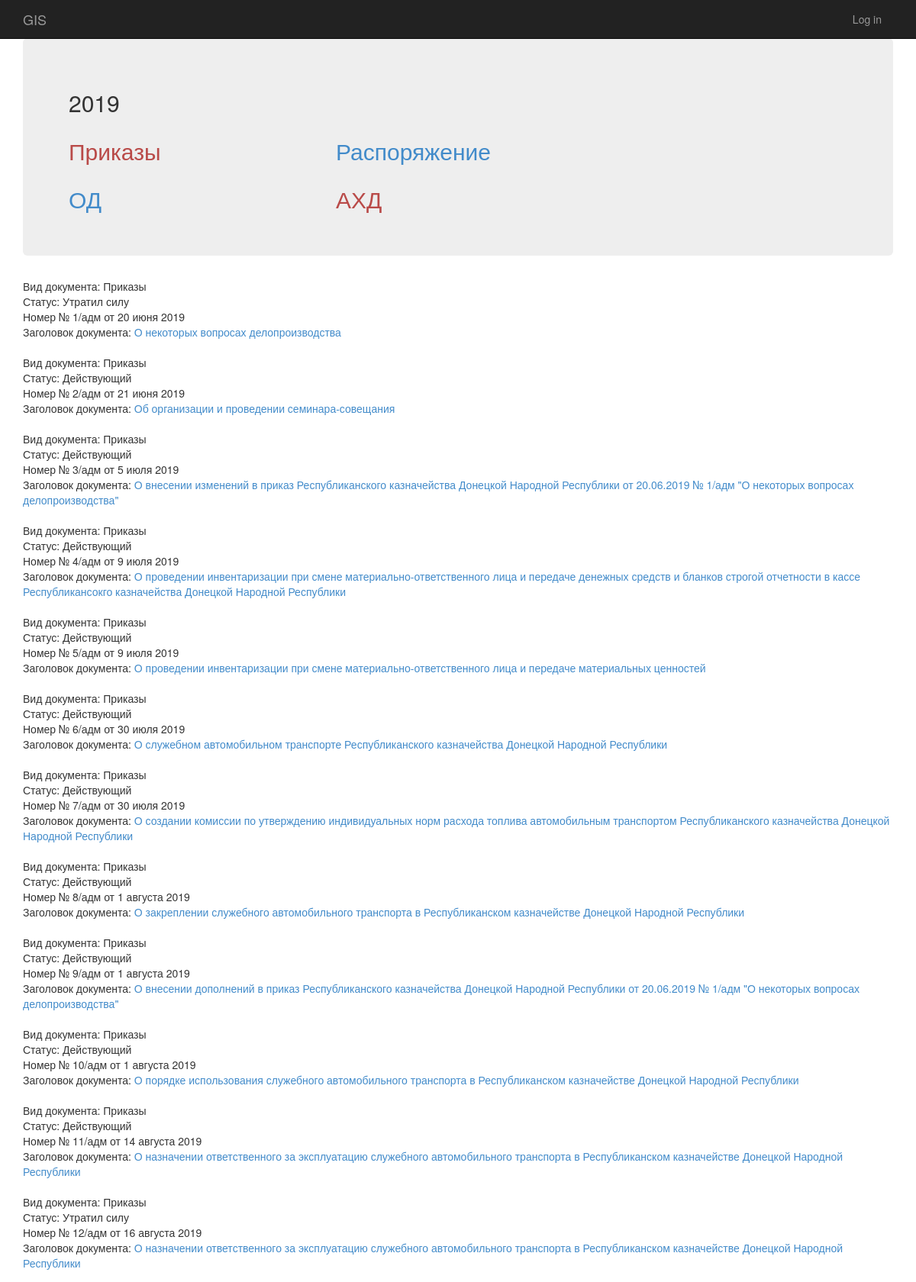
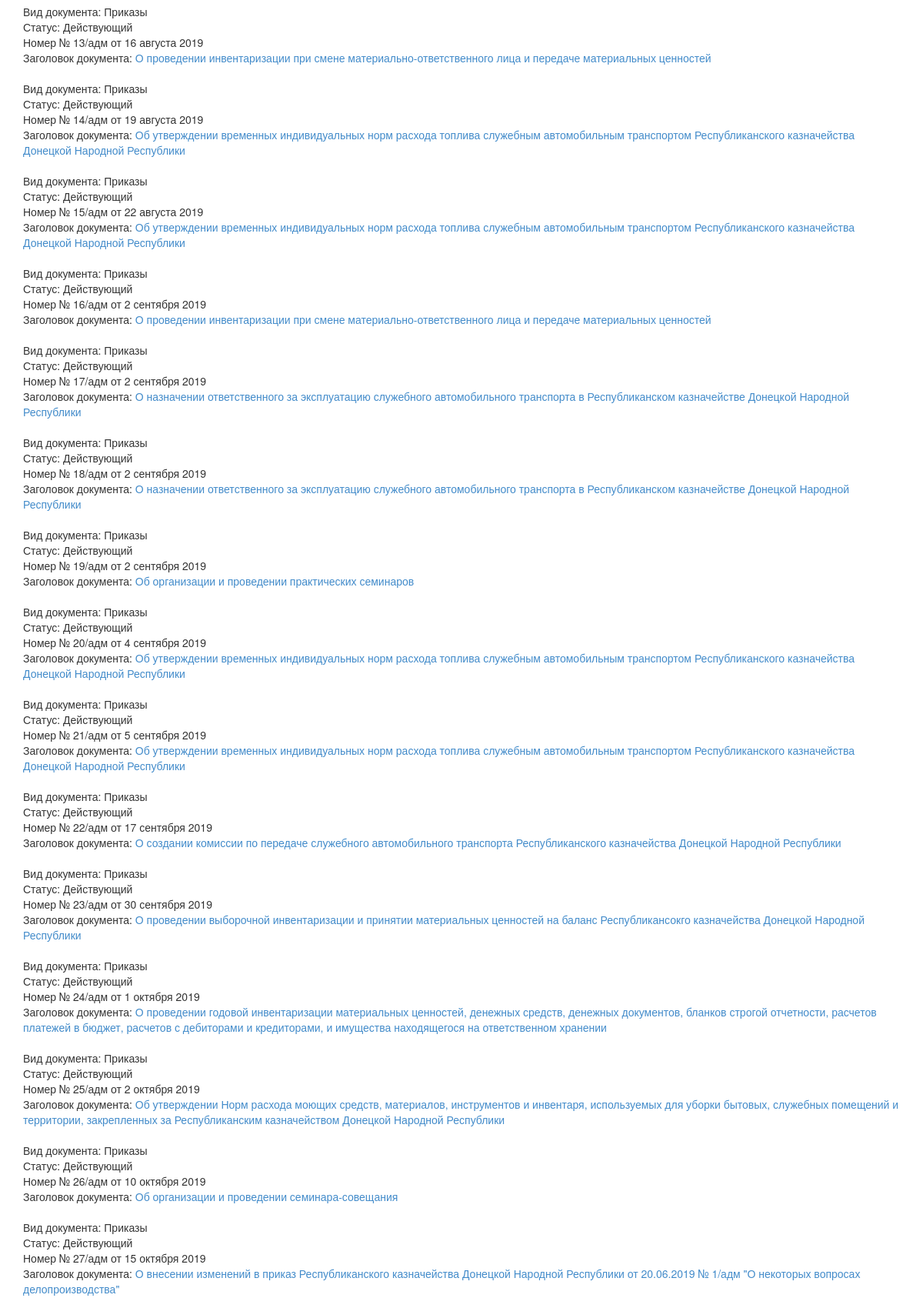
/org/2019/1/0 (upper part), run on the app's committed database (2 pictures, top to bottom).
### app/models.py (models this page shows, shortened)
class npa (models.Model):
     year = models.ForeignKey(Years,null=True , on_delete = models.SET_NULL)
     vid_del = models.IntegerField(default = 1,
                                    verbose_name=u"Вид деятельности",
                                    blank = True,
                                    null = True,
                                    help_text ='1->ОД, 0->АХД',
                                    choices =( (1, 'ОД'), (0, 'АХД') ) )
     vid = models.IntegerField(default = 1,
                                    verbose_name=u"Вид",
                                    blank = True,
                                    null = True,
                                    help_text ='1->Приказы, 0->Распоряжение',
                                    choices =( (1, 'Приказы'), (0, 'Распоряжение') ) )
     nomer = models.CharField(max_length = 10,verbose_name=u"Номер")
     date = models.DateTimeField(verbose_name=u"Дата")
     name = models.CharField(max_length = 1000,verbose_name=u"Наименовение")
     status = models.IntegerField(default = 1,
                                    verbose_name=u"Статус",
                                    blank = True,
                                    null = True,
                                    help_text ='1->Действующий, 0->Утратил силу',
                                    choices =( (1, 'Действующий'), (0, 'Утратил силу') ) )
     kol_list = models.IntegerField(default = 1,
                                    verbose_name=u"Количество страниц документа",
                                    blank = True,
                                    null = True)
     kol_prl = models.IntegerField(default = 1,
                                    verbose_name=u"Количество страниц приложения",
                                    blank = True,
                                    null = True)
     razrab = models.CharField(max_length = 50, verbose_name=u"Разработчик")
     document = models.FileField(upload_to='./%Y/%m/%d/', verbose_name=u"Документ")
     is_active = models.IntegerField(default = 1,
                                    verbose_name=u"----------",
                                    blank = True,
                                    null = True,
                                    help_text ='1->активно, 0->Не активно',
                                    choices =( (1, 'активно'), (0, 'Не активно') ) )
     class Meta:
            verbose_name = 'НПА'
            verbose_name_plural = 'НПА'

### app/views.py (the view)
# urls.py: path('org/<int:year_id>/<int:vid_id>/<int:vid_del_id>', views.org, name='org'),
def org(request, year_id,vid_id,vid_del_id):
    assert isinstance(request, HttpRequest)
    id_ears = Years.objects.filter(name = year_id).first()
    return render(
        request,
        'app/org.html',
        {
            'title':'Список документов',
            'vid_del_id':vid_del_id,
            'year_id':year_id,
            'vid_id':vid_id,
            'npas':npa.objects.filter(is_active = 1).filter(vid = vid_id).filter(vid_del = vid_del_id).order_by("date"),
            'npa':npa.objects.filter(is_active = 1).filter(vid = vid_id).filter(vid_del = vid_del_id).first(),
            'year':datetime.now().year,
        }
    )

### app/templates/app/org.html (shortened to what this page needs)
{% extends "app/layout.html" %}
{% block content %}
<div class="jumbotron">
        <h2>{{ year_id }}</h2>
	<div class="row">
	<div class="col-md-4">
			 {% if vid_id == 1 %}
			 <h2><a class="text-danger"  href="../1/{{ vid_del_id }}">Приказы</a></h2>
			{% endif %}
    	</div>
    	<div class="col-md-4">
			 {% if vid_id == 1 %}
			 <h2><a class="text-dark"  href="../0/{{ vid_del_id }}">Распоряжение</a></h2>
			{% endif %}
    	</div>
	</div>
 <div class="row">
	<div class="col-md-4">
        	  {% if vid_del_id == 0 %}
			 <h2><a class="text-dark"  href="../{{ vid_id }}/1">ОД</a></h2>
			{% endif %}
    </div>
    <div class="col-md-4">
    	    {% if vid_del_id == 0 %}
			 <h2><a class="text-danger"  href="../{{ vid_id }}/0">АХД</a></h2>
			{% endif %}
    </div>
	</div>
 </div>
{% for npa in npas %}
<div class="md-4">
		<div class="small-12 column">
			<div class="theorg" >Вид документа:
			 {% if npa.vid == 1 %}
			 Приказы
			{% endif %}
			 </div>
			Статус: {% if npa.status == 1 %}
			 Действующий
			{% endif %}
			 {% if npa.status == 0 %}
			 Утратил силу
			{% endif %}
			</div>
		<div class="small-4 column text-left">
			<span class="orgnum">Номер № {{ npa.nomer }}{% if npa.vid_del == 0  %}/адм{% endif %} от {{ npa.date|date:"j E Y" }}</span>
		<br>
					</div>
		<span class="npaname">
			<div class="small-8 column">
				Заголовок документа: <a href="../../../document/{{ npa.id }}">{{ npa.name }}</a>
			</div>
		</span>
</div>
<br>
 {% endfor %}
{% endblock %}

### app/templates/app/layout.html (shortened to what this page needs)
<!DOCTYPE html>
<html>
<head>
    {% load staticfiles %}
    <link rel="stylesheet" type="text/css" href="{% static 'app/content/bootstrap.min.css' %}" />
    <link rel="stylesheet" type="text/css" href="{% static 'app/content/site.css' %}" />
</head>
<body>
    <div class="navbar navbar-inverse navbar-fixed-top">
        <div class="container">
            <div class="navbar-header">
                <a href="/" class="navbar-brand">GIS</a>
            </div>
            <div class="navbar-collapse collapse">
                {% include 'app/loginpartial.html' %}
            </div>
        </div>
    </div>
    <div class="container body-content">
{% block content %}{% endblock %}
    </div>
</body>
</html>

### app/templates/app/loginpartial.html
{% if user.is_authenticated %}
<form id="logoutForm" action="/logout/" method="post" class="navbar-right">
    {% csrf_token %}
    <ul class="nav navbar-nav navbar-right">
        <li><span class="navbar-brand">Hello {{ user.username }}!</span></li>
        <li><a href="javascript:document.getElementById('logoutForm').submit()">Log off</a></li>
    </ul>
</form>
{% else %}
<ul class="nav navbar-nav navbar-right">
    <li><a href="{% url 'login' %}">Log in</a></li>
</ul>
{% endif %}

### app/static/app/content/site.css (style rules this page uses)
body { padding-top: 50px; padding-bottom: 20px; }
.body-content { padding-left: 15px; padding-right: 15px; }

### data on the page
npa: vid "Приказы", status "Утратил силу", nomer "1", vid_del "/адм", date "20 июня 2019", name "О некоторых вопросах делопроизводства"
npa: vid "Приказы", status "Действующий", nomer "2", vid_del "/адм", date "21 июня 2019", name "Об организации и проведении семинара-совещания"
npa: vid "Приказы", status "Действующий", nomer "3", vid_del "/адм", date "5 июля 2019", name "О внесении изменений в приказ Республиканского казначейства Донецкой Народной Республики от 20.06.2019 № 1/адм \"О некоторых вопросах делопроизводства\""
npa: vid "Приказы", status "Действующий", nomer "4", vid_del "/адм", date "9 июля 2019", name "О проведении инвентаризации при смене материально-ответственного лица и передаче денежных средств и бланков строгой отчетности в кассе Республикансокго казначейства Донецкой Народной Республики"
npa: vid "Приказы", status "Действующий", nomer "5", vid_del "/адм", date "9 июля 2019", name "О проведении инвентаризации при смене материально-ответственного лица и передаче материальных ценностей"
npa: vid "Приказы", status "Действующий", nomer "6", vid_del "/адм", date "30 июля 2019", name "О служебном автомобильном транспорте Республиканского казначейства Донецкой Народной Республики"
npa: vid "Приказы", status "Действующий", nomer "7", vid_del "/адм", date "30 июля 2019", name "О создании комиссии по утверждению индивидуальных норм расхода топлива автомобильным транспортом Республиканского казначейства Донецкой Народной Республики"
npa: vid "Приказы", status "Действующий", nomer "8", vid_del "/адм", date "1 августа 2019", name "О закреплении служебного автомобильного транспорта в Республиканском казначействе Донецкой Народной Республики"
npa: vid "Приказы", status "Действующий", nomer "9", vid_del "/адм", date "1 августа 2019", name "О внесении дополнений в приказ Республиканского казначейства Донецкой Народной Республики от 20.06.2019 № 1/адм \"О некоторых вопросах делопроизводства\""
npa: vid "Приказы", status "Действующий", nomer "10", vid_del "/адм", date "1 августа 2019", name "О порядке использования служебного автомобильного транспорта в Республиканском казначействе Донецкой Народной Республики"
npa: vid "Приказы", status "Действующий", nomer "11", vid_del "/адм", date "14 августа 2019", name "О назначении ответственного за эксплуатацию служебного автомобильного транспорта в Республиканском казначействе Донецкой Народной Республики"
npa: vid "Приказы", status "Утратил силу", nomer "12", vid_del "/адм", date "16 августа 2019", name "О назначении ответственного за эксплуатацию служебного автомобильного транспорта в Республиканском казначействе Донецкой Народной Республики"
npa: vid "Приказы", status "Действующий", nomer "13", vid_del "/адм", date "16 августа 2019", name "О проведении инвентаризации при смене материально-ответственного лица и передаче материальных ценностей"
npa: vid "Приказы", status "Действующий", nomer "14", vid_del "/адм", date "19 августа 2019", name "Об утверждении временных индивидуальных норм расхода топлива служебным автомобильным транспортом Республиканского казначейства Донецкой Народной Республики"
npa: vid "Приказы", status "Действующий", nomer "15", vid_del "/адм", date "22 августа 2019", name "Об утверждении временных индивидуальных норм расхода топлива служебным автомобильным транспортом Республиканского казначейства Донецкой Народной Республики"
npa: vid "Приказы", status "Действующий", nomer "16", vid_del "/адм", date "2 сентября 2019", name "О проведении инвентаризации при смене материально-ответственного лица и передаче материальных ценностей"
npa: vid "Приказы", status "Действующий", nomer "17", vid_del "/адм", date "2 сентября 2019", name "О назначении ответственного за эксплуатацию служебного автомобильного транспорта в Республиканском казначействе Донецкой Народной Республики"
npa: vid "Приказы", status "Действующий", nomer "18", vid_del "/адм", date "2 сентября 2019", name "О назначении ответственного за эксплуатацию служебного автомобильного транспорта в Республиканском казначействе Донецкой Народной Республики"
npa: vid "Приказы", status "Действующий", nomer "19", vid_del "/адм", date "2 сентября 2019", name "Об организации и проведении практических семинаров"
npa: vid "Приказы", status "Действующий", nomer "20", vid_del "/адм", date "4 сентября 2019", name "Об утверждении временных индивидуальных норм расхода топлива служебным автомобильным транспортом Республиканского казначейства Донецкой Народной Республики"
npa: vid "Приказы", status "Действующий", nomer "21", vid_del "/адм", date "5 сентября 2019", name "Об утверждении временных индивидуальных норм расхода топлива служебным автомобильным транспортом Республиканского казначейства Донецкой Народной Республики"
npa: vid "Приказы", status "Действующий", nomer "22", vid_del "/адм", date "17 сентября 2019", name "О создании комиссии по передаче служебного автомобильного транспорта Республиканского казначейства Донецкой Народной Республики"
npa: vid "Приказы", status "Действующий", nomer "23", vid_del "/адм", date "30 сентября 2019", name "О проведении выборочной инвентаризации и принятии материальных ценностей на баланс Республикансокго казначейства Донецкой Народной Республики"
npa: vid "Приказы", status "Действующий", nomer "24", vid_del "/адм", date "1 октября 2019", name "О проведении годовой инвентаризации материальных ценностей, денежных средств, денежных документов, бланков строгой отчетности, расчетов платежей в бюджет, расчетов с дебиторами и кредиторами, и имущества находящегося на ответственном хранении"
npa: vid "Приказы", status "Действующий", nomer "25", vid_del "/адм", date "2 октября 2019", name "Об утверждении Норм расхода моющих средств, материалов, инструментов и инвентаря, используемых для уборки бытовых, служебных помещений и территории, закрепленных за Республиканским казначейством Донецкой Народной Республики"
npa: vid "Приказы", status "Действующий", nomer "26", vid_del "/адм", date "10 октября 2019", name "Об организации и проведении семинара-совещания"
npa: vid "Приказы", status "Действующий", nomer "27", vid_del "/адм", date "15 октября 2019", name "О внесении изменений в приказ Республиканского казначейства Донецкой Народной Республики от 20.06.2019 № 1/адм \"О некоторых вопросах делопроизводства\""

### other printed values
{{ year_id }} "2019"
